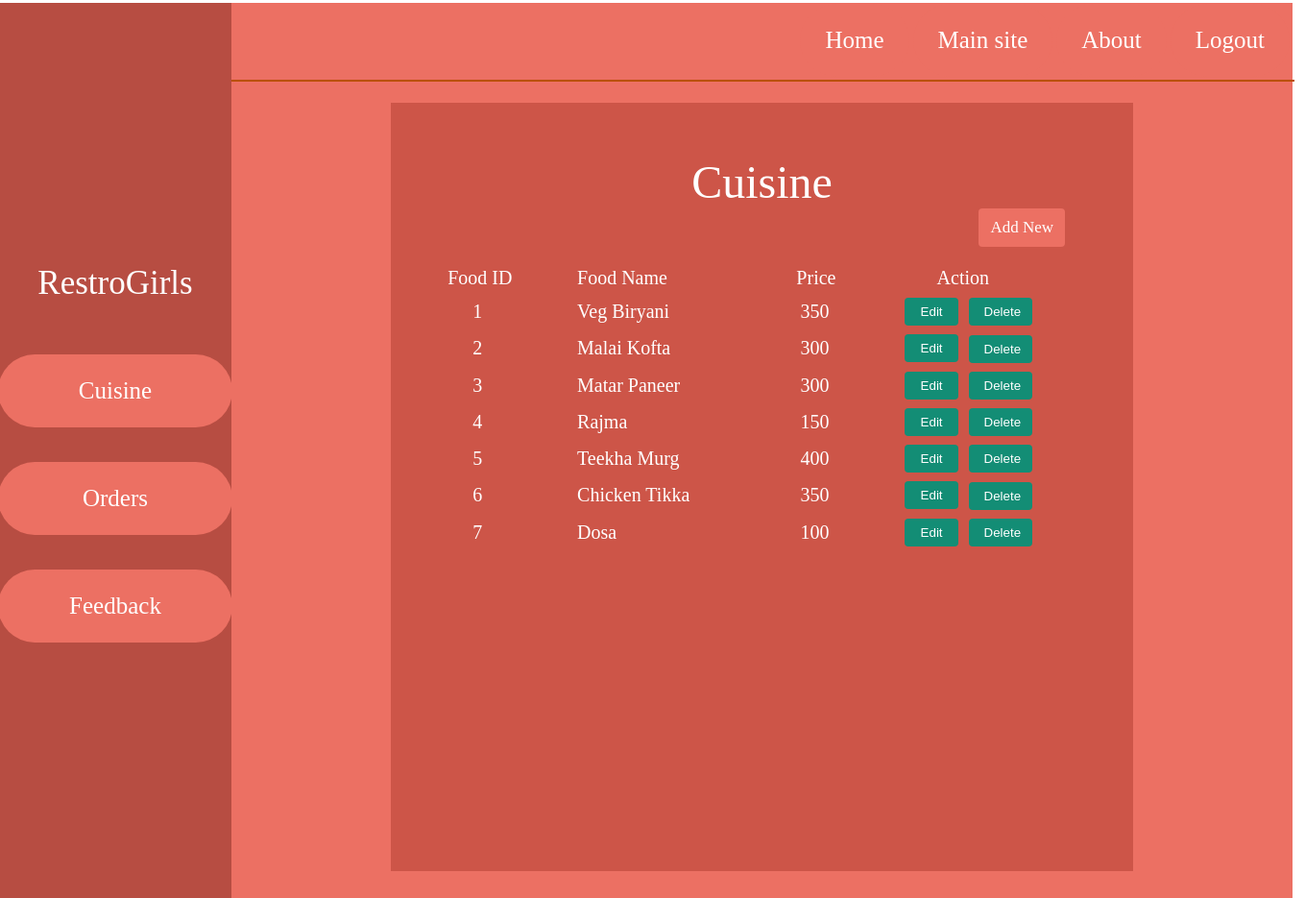
/admin/food.php, run on the app's committed database.
### tables this page shows
CREATE TABLE `food` (
  `foodId` int(4) NOT NULL,
  `foodname` varchar(15) NOT NULL,
  `foodPrice` int(11) NOT NULL,
  `imgName` varchar(20) NOT NULL
);

### admin/food.php (the view, shortened to what this page needs)
<?php
require('../connection.php');
$tbl_name="food";
mysqli_select_db($conn,"$db_name") or die("cannot select db");
$result=mysqli_query($conn,"SELECT * FROM $tbl_name");
?>
<html>
<head>
</head>
<body>
<div style="margin:-8px">
<table>
	<tr>
	<td>
		<div style="margin:-8px">
			<table class="left">
			<tr>
				<td>
					<div style="margin-top:-60px">
						<span class="heading"><center>RestroGirls</center></span>
					</div>
					<br><br><br>
					<div class="topnav">
					<a href="food.php"><div class="MenuBox"><center>Cuisine</center></div></a>
					</div>
					<br><br>
					<div class="topnav">
					<a href="order.php"><div class="MenuBox"><center>Orders</center></div></a>
					</div>
					<br><br>
					<div class="topnav">
					<a href="feedback.php"><div class="MenuBox"><center>Feedback</center></div></a>
					</div>
				</td>
			</table>
		</div>
	</td>
	<td>
		<div style="margin-left:280px margin-top:-60px" class="right">
			<table style="float:right">
			<tr>
				<td>
					<div class="topnav" style="margin-top:-2px">
						<a href="index.php"><div class="MenuBox">Home</div></a>
					</div>
				</td>
				<td>
					<div class="topnav" style="margin-top:-2px">
						<a href="../index.php"><div class="MenuBox">Main site</div></a>
					</div>
				</td>
				<td>
					<div class="topnav" style="margin-top:-2px">
						<a href="../about.php"><div class="MenuBox">About</div></a>
					</div>
				</td>
				<td>
					<div class="topnav" style="margin-top:-2px">
						<a href="../index.php"><div class="MenuBox">Logout</div></a>
					</div>
				</td>
			</tr>
			</table>
			<hr color="rgba(169, 50, 38, 0.9)" width="100%" height="0px">
			<div class="Dashboard">
				<font color="white" family="Times New Roman', Times, serif" size="7"><br><center>Cuisine</center></font>
				<center><table width="45%">
				<a href="addFood.php" style="text-decoration:none;"><input type="button" value="Add New" class="AddNew" /></a>
				<tr>
					<td>
						<br>
						<span class="subHeading" style="margin-left:-240%">Food ID</span>
					</td>
					<td>
						<br>
						<span class="subHeading" style="margin-left:-80%">Food Name</span>
					</td>
					</td>
					<td>
						<br>
						<span class="subHeading" style="margin-left:50%">Price</span>
					</td>
					<td>
						<br>
						<span class="subHeading" style="margin-left:110%">Action</span>
					</td>
				</tr>
				<?php
				while($row=mysqli_fetch_array($result)){ ?>
					<tr style="font-size:5px;">
					<td>
						<br>
						<span class="subHeading" style="margin-left:-200%"><?php echo $row['foodId']; ?></span>
					</td>
					<td>
						<br>
						<span class="subHeading" style="margin-left:-80%"><?php echo $row['foodname']; ?></span>
					</td>
					<td>
						<br>
						<span class="subHeading" style="margin-left:60%"><?php echo $row['foodPrice']; ?></span>
					</td>
					<td>
						<br>
						<a href="editFood.php?id=<?php echo $row['foodId'];?>" style="text-decoration:none;"><input  type="button" value="Edit" class="edit" style="margin-left:80%"/></a>
						<a  href="deleteFoodSql.php?id=<?php echo $row['foodId'];?>" style="text-decoration:none;"><input type="submit" onclick="delete()" class="delete" value=" Delete"  style="margin-left:140%;"/></a>
					</td>
					</tr>
				<?php
					}
				?>
				</table></center>
			</div>
</body>
</html>

### admin/food.php (style rules this page uses)
.left { background-color:rgba(176, 58, 46 ,0.9) ; width:250px; height:1000px; }
.right { background-color:rgba(236, 112, 99) ; width:1105px; height:1000px; }
.heading { font-size:35px; font-family:'Times New Roman', Times, serif; color:white; }
.subHeading { font-size:20px; font-family:'Times New Roman', Times, serif; color:white; }
.topnav { overflow: hidden; background: rgba(236, 112, 99); border-radius: 40px; }
.topnav a { display: block; color: #f2f2f2; text-align: center; padding: 14px 16px; border-radius: 40px; text-decoration: none; font-size: 20px; box-shadow: #ddd; bgcolor:#CD6155; }
.MenuBox { border-color: #F2F3F4; background: transparent; color: white; padding: 10px; text-align: center; text-decoration: none; display: block; font-size: 25px; border-radius: 20px; cursor: pointer; }
.Dashboard { background-color:rgba(176, 58, 46, 0.5); width: 70%; height: 80%; margin-top: 2%; margin-left: 15%; }
.AddNew { width:90px; height: 40px; margin-right:-70%; background-color:rgba(236, 112, 99); color: white; cursor:pointer; border:black; border-radius: 4px; font-size: 17px; font-family:'Times New Roman', Times, serif; box-shadow: #ddd; }
.edit { width:50%; height:20%; background-color: rgb(19, 141, 117) ; color: white; padding: 7px 12px; border:black; border-radius: 4px; cursor:pointer; }
.delete { width:60%; height:20%; align: center; background-color: rgb(19, 141, 117) ; color: white; padding: 7px 12px; border:black; border-radius: 4px; cursor:pointer; margin-top:-26%; }

### data on the page
food: foodId "1", foodname "Veg Biryani", foodPrice "350"
food: foodId "2", foodname "Malai Kofta", foodPrice "300"
food: foodId "3", foodname "Matar Paneer", foodPrice "300"
food: foodId "4", foodname "Rajma", foodPrice "150"
food: foodId "5", foodname "Teekha Murg", foodPrice "400"
food: foodId "6", foodname "Chicken Tikka", foodPrice "350"
food: foodId "7", foodname "Dosa", foodPrice "100"
